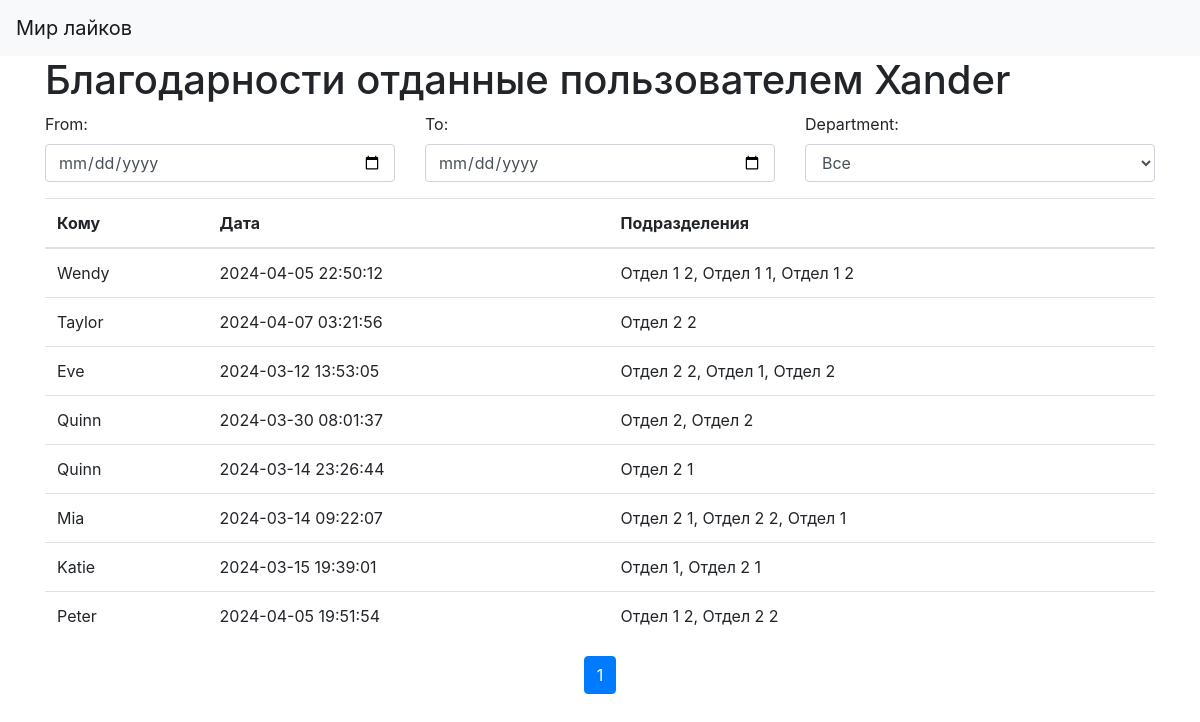
/thanks-given.php?id=4, run on the app's committed database.
### tables this page shows
CREATE TABLE User (
                id INTEGER PRIMARY KEY,
                name TEXT,
                password TEXT);

CREATE TABLE Thank (
                id INTEGER PRIMARY KEY,
                user_from_id INTEGER,
                user_to_id INTEGER,
                date DATETIME,
                FOREIGN KEY(user_from_id) REFERENCES User(id),
                FOREIGN KEY(user_to_id) REFERENCES User(id));

### database.php (called while the page is built, shortened)
<?php
function db_getUserById($userId) {
    $db = new PDO('sqlite:mydatabase.db');
    $query = $db->prepare("SELECT * FROM User WHERE id = :id");
    $query->bindParam(':id', $userId);
    $query->execute();
    $user = $query->fetch(PDO::FETCH_ASSOC);
    return $user;
}
function db_given_thanks($user_from_id) {
    $db = new PDO('sqlite:mydatabase.db');
    $query = $db->prepare("SELECT * FROM Thank WHERE user_from_id = :user_from_id");
    $query->bindParam(':user_from_id', $user_from_id);
    $query->execute();
    $thanks = $query->fetchAll(PDO::FETCH_ASSOC);
    return $thanks;
}
function db_getUserDepartments($userId) {
    $db = new PDO('sqlite:mydatabase.db');
    $query = $db->prepare("SELECT Department.name FROM Department
                               INNER JOIN User_Department ON Department.id = User_Department.department_id
                               WHERE User_Department.user_id = :userId");
    $query->bindParam(':userId', $userId);
    $query->execute();
    $departments = $query->fetchAll(PDO::FETCH_COLUMN);
    return $departments;
}

### functions.php (called while the page is built, shortened)
<?php
function filterThanksByDepartmentGiven($thanks, $department_id) {
    $db = new PDO('sqlite:mydatabase.db');
    $query = "SELECT * FROM Thank
              WHERE user_to_id IN (
                  SELECT user_id FROM User_Department
                  WHERE department_id = :department_id
              ) OR :department_id IS NULL";
    $query = $db->prepare($query);
    $query->bindValue(':department_id', $department_id);
    $query->execute();
    $filteredThanks = $query->fetchAll(PDO::FETCH_ASSOC);
    $thanksIds = array_column($thanks, 'id');
    $filteredThanks = array_filter($filteredThanks, function ($item) use ($thanksIds) {
        return in_array($item['id'], $thanksIds);
    });
    return $filteredThanks;
}
function pageFilter($thanks, $currentPage) {
    $itemsPerPage = 20;
    $totalItems = count($thanks);
    $totalPages = ceil($totalItems / $itemsPerPage);
    $offset = ($currentPage - 1) * $itemsPerPage;
    $pagedArray = array_slice($thanks, $offset, $itemsPerPage);
    return [
        'thanks' => $pagedArray,
        'total_pages' => $totalPages
    ];
}

### thanks-given.php (the view, shortened to what this page needs)
<?php
require_once 'database.php';
require_once 'functions.php';
$user_id = $_GET['id'];
$currentPage = $_GET['page'] ?? 1;
$current_department = $_GET['department'] ?? null;
$dateFrom = $_GET['dateFrom'] ?? null;
$dateTo = $_GET['dateTo'] ?? null;
$user = db_getUserById($user_id);
$thanks = db_given_thanks($user_id);
$thanks = filterThanksByDate($thanks, $dateFrom, $dateTo);
$thanks = filterThanksByDepartmentGiven($thanks, $current_department);
$thanks = pageFilter($thanks, $currentPage);
?>
<!DOCTYPE html>
<html lang="en">
<head>
    <link href="https://stackpath.bootstrapcdn.com/bootstrap/4.5.2/css/bootstrap.min.css" rel="stylesheet">
</head>
<body>
<nav class="navbar navbar-expand-lg navbar-light bg-light">
    <a class="navbar-brand" href="/">Мир лайков</a>
</nav>
<div class="container">
    <h1>Благодарности отданные пользователем <?php echo $user['name']; ?></h1>
    <div class="row mb-3">
        <div class="col-md-4">
            <label for="dateFrom">From:</label>
            <input type="date" class="form-control" id="dateFrom" value="<?php echo isset($_GET['dateFrom']) ? date('Y-m-d', $_GET['dateFrom']) : ''; ?>">
        </div>
        <div class="col-md-4">
            <label for="dateTo">To:</label>
            <input type="date" class="form-control" id="dateTo" value="<?php echo isset($_GET['dateTo']) ? date('Y-m-d', $_GET['dateTo']) : ''; ?>">
        </div>
        <div class="col-md-4">
            <label for="department">Department:</label>
            <select class="form-control" id="department">
                <option value="">Все</option>
            </select>
        </div>
    </div>
    <table class="table">
        <thead>
        <tr>
            <th>Кому</th>
            <th>Дата</th>
            <th>Подразделения</th>
        </tr>
        </thead>
        <tbody id="tableBody">
        <?php foreach ($thanks['thanks'] as $thank) {
            $to_user = db_getUserById($thank['user_to_id']);
            $departments = db_getUserDepartments($to_user['id']);
            $departments = implode(", ", $departments);
            ?>
            <tr>
                <td><?php echo $to_user['name']?></td>
                <td><?php echo $thank['date']?></td>
                <td><?php echo $departments?></td>
            </tr>
            <?php
        }?>
        </tbody>
    </table>
    <ul class="pagination justify-content-center" id="pagination">
        <?php for ($i = 1; $i <= $thanks['total_pages']; $i++) {
            $activeClass = ($i == $currentPage) ? ' active' : '';
            echo '<li class="page-item' . $activeClass . '"><a class="page-link" value="' . $i . '">' . $i . '</a></li>';
        }?>
    </ul>
</div>
</body>
</html>

### data on the page
user: name "Xander"
thank: user_to.name "Wendy", date "2024-04-05 22:50:12", departments "Отдел 1 2, Отдел 1 1, Отдел 1 2"
thank: user_to.name "Taylor", date "2024-04-07 03:21:56", departments "Отдел 2 2"
thank: user_to.name "Eve", date "2024-03-12 13:53:05", departments "Отдел 2 2, Отдел 1, Отдел 2"
thank: user_to.name "Quinn", date "2024-03-30 08:01:37", departments "Отдел 2, Отдел 2"
thank: user_to.name "Quinn", date "2024-03-14 23:26:44", departments "Отдел 2 1"
thank: user_to.name "Mia", date "2024-03-14 09:22:07", departments "Отдел 2 1, Отдел 2 2, Отдел 1"
thank: user_to.name "Katie", date "2024-03-15 19:39:01", departments "Отдел 1, Отдел 2 1"
thank: user_to.name "Peter", date "2024-04-05 19:51:54", departments "Отдел 1 2, Отдел 2 2"
